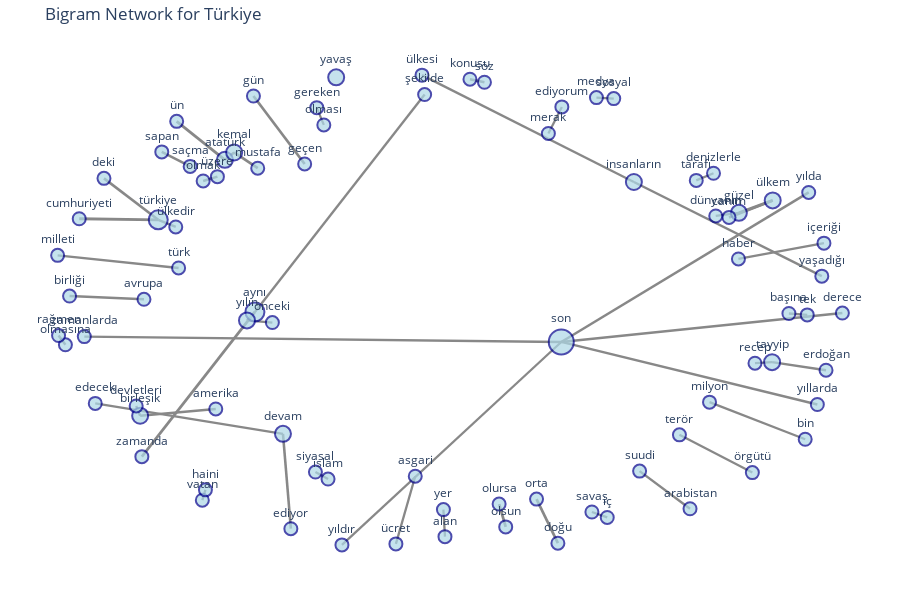

Notebook source saved alongside this figure:
### Code cell
# create the network visualization for Turkey only
plot_bigram_network(
    bigram_df=topic_bigrams.get('türkiye', pd.DataFrame(columns=['word1', 'word2', 'count'])),
    n_bigrams=50,
    title="Bigram Network for Türkiye"
)

### Figure 1 — Plotly figure (JSON) as saved in the notebook; plotly's stock layout.template omitted (floating-point values rounded to 4 significant figures)
{"data": [{"hoverinfo": "text", "line": {"color": "#888", "width": 2.892}, "mode": "lines", "showlegend": false, "text": "güzel → ülkem: 324", "type": "scatter", "x": [0.7465, 0.8293, null], "y": [0.3832, 0.4343, null]}, {"hoverinfo": "text", "line": {"color": "#888", "width": 2.845}, "mode": "lines", "showlegend": false, "text": "türkiye → cumhuriyeti: 295", "type": "scatter", "x": [-0.6761, -0.8697, null], "y": [0.3548, 0.359, null]}, {"hoverinfo": "text", "line": {"color": "#888", "width": 2.541}, "mode": "lines", "showlegend": false, "text": "türkiye → deki: 160", "type": "scatter", "x": [-0.6761, -0.8091, null], "y": [0.3548, 0.5245, null]}, {"hoverinfo": "text", "line": {"color": "#888", "width": 2.765}, "mode": "lines", "showlegend": false, "text": "atatürk → ün: 251", "type": "scatter", "x": [-0.5128, -0.631, null], "y": [0.6006, 0.7581, null]}, {"hoverinfo": "text", "line": {"color": "#888", "width": 2.742}, "mode": "lines", "showlegend": false, "text": "aynı → zamanda: 240", "type": "scatter", "x": [-0.4393, -0.7163, null], "y": [-0.02286, -0.6158, null]}, {"hoverinfo": "text", "line": {"color": "#888", "width": 2.336}, "mode": "lines", "showlegend": false, "text": "aynı → şekilde: 106", "type": "scatter", "x": [-0.4393, -0.02349, null], "y": [-0.02286, 0.868, null]}, {"hoverinfo": "text", "line": {"color": "#888", "width": 2.742}, "mode": "lines", "showlegend": false, "text": "olursa → olsun: 240", "type": "scatter", "x": [0.159, 0.1752, null], "y": [-0.8099, -0.9035, null]}, {"hoverinfo": "text", "line": {"color": "#888", "width": 2.715}, "mode": "lines", "showlegend": false, "text": "canım → ülkem: 227", "type": "scatter", "x": [0.7223, 0.8293, null], "y": [0.3646, 0.4343, null]}, {"hoverinfo": "text", "line": {"color": "#888", "width": 2.697}, "mode": "lines", "showlegend": false, "text": "mustafa → kemal: 219", "type": "scatter", "x": [-0.4324, -0.4901, null], "y": [0.566, 0.6308, null]}, {"hoverinfo": "text", "line": {"color": "#888", "width": 2.488}, "mode": "lines", "showlegend": false, "text": "kemal → atatürk: 144", "type": "scatter", "x": [-0.4901, -0.5128, null], "y": [0.6308, 0.6006, null]}, {"hoverinfo": "text", "line": {"color": "#888", "width": 2.695}, "mode": "lines", "showlegend": false, "text": "orta → doğu: 218", "type": "scatter", "x": [0.2507, 0.303, null], "y": [-0.7897, -0.9703, null]}, {"hoverinfo": "text", "line": {"color": "#888", "width": 2.69}, "mode": "lines", "showlegend": false, "text": "geçen → gün: 216", "type": "scatter", "x": [-0.3174, -0.4429, null], "y": [0.5836, 0.862, null]}, {"hoverinfo": "text", "line": {"color": "#888", "width": 2.58}, "mode": "lines", "showlegend": false, "text": "devam → ediyor: 173", "type": "scatter", "x": [-0.3705, -0.3512, null], "y": [-0.5224, -0.911, null]}, {"hoverinfo": "text", "line": {"color": "#888", "width": 2.282}, "mode": "lines", "showlegend": false, "text": "devam → edecek: 95", "type": "scatter", "x": [-0.3705, -0.8304, null], "y": [-0.5224, -0.3975, null]}, {"hoverinfo": "text", "line": {"color": "#888", "width": 2.562}, "mode": "lines", "showlegend": false, "text": "avrupa → birliği: 167", "type": "scatter", "x": [-0.7111, -0.8934, null], "y": [0.02901, 0.04228, null]}, {"hoverinfo": "text", "line": {"color": "#888", "width": 2.534}, "mode": "lines", "showlegend": false, "text": "olmak → üzere: 158", "type": "scatter", "x": [-0.5661, -0.5311, null], "y": [0.5139, 0.5316, null]}, {"hoverinfo": "text", "line": {"color": "#888", "width": 2.518}, "mode": "lines", "showlegend": false, "text": "son → yılda: 153", "type": "scatter", "x": [0.3113, 0.9175, null], "y": [-0.1459, 0.4668, null]}, {"hoverinfo": "text", "line": {"color": "#888", "width": 2.402}, "mode": "lines", "showlegend": false, "text": "son → derece: 121", "type": "scatter", "x": [0.3113, 1, null], "y": [-0.1459, -0.02734, null]}, {"hoverinfo": "text", "line": {"color": "#888", "width": 2.341}, "mode": "lines", "showlegend": false, "text": "son → yıllarda: 107", "type": "scatter", "x": [0.3113, 0.9387, null], "y": [-0.1459, -0.4021, null]}, {"hoverinfo": "text", "line": {"color": "#888", "width": 2.303}, "mode": "lines", "showlegend": false, "text": "son → zamanlarda: 99", "type": "scatter", "x": [0.3113, -0.8573, null], "y": [-0.1459, -0.1239, null]}, {"hoverinfo": "text", "line": {"color": "#888", "width": 2.261}, "mode": "lines", "showlegend": false, "text": "son → yıldır: 91", "type": "scatter", "x": [0.3113, -0.2261, null], "y": [-0.1459, -0.9772, null]}, {"hoverinfo": "text", "line": {"color": "#888", "width": 2.488}, "mode": "lines", "showlegend": false, "text": "söz → konusu: 144", "type": "scatter", "x": [0.1231, 0.08757, null], "y": [0.9184, 0.9308, null]}, {"hoverinfo": "text", "line": {"color": "#888", "width": 2.481}, "mode": "lines", "showlegend": false, "text": "olmasına → rağmen: 142", "type": "scatter", "x": [-0.9035, -0.9203, null], "y": [-0.1574, -0.1195, null]}, {"hoverinfo": "text", "line": {"color": "#888", "width": 2.478}, "mode": "lines", "showlegend": false, "text": "tayyip → erdoğan: 141", "type": "scatter", "x": [0.8278, 0.96, null], "y": [-0.2284, -0.2614, null]}, {"hoverinfo": "text", "line": {"color": "#888", "width": 2.471}, "mode": "lines", "showlegend": false, "text": "saçma → sapan: 139", "type": "scatter", "x": [-0.5979, -0.6675, null], "y": [0.5735, 0.6329, null]}, {"hoverinfo": "text", "line": {"color": "#888", "width": 2.456}, "mode": "lines", "showlegend": false, "text": "yavaş → yavaş: 135", "type": "scatter", "x": [-0.2402, -0.2402, null], "y": [0.9384, 0.9384, null]}, {"hoverinfo": "text", "line": {"color": "#888", "width": 2.438}, "mode": "lines", "showlegend": false, "text": "türk → milleti: 130", "type": "scatter", "x": [-0.6262, -0.9226, null], "y": [0.1573, 0.2091, null]}, {"hoverinfo": "text", "line": {"color": "#888", "width": 2.43}, "mode": "lines", "showlegend": false, "text": "suudi → arabistan: 128", "type": "scatter", "x": [0.5032, 0.6267, null], "y": [-0.6749, -0.8292, null]}, {"hoverinfo": "text", "line": {"color": "#888", "width": 2.422}, "mode": "lines", "showlegend": false, "text": "haber → içeriği: 126", "type": "scatter", "x": [0.7454, 0.9549, null], "y": [0.1944, 0.2591, null]}, {"hoverinfo": "text", "line": {"color": "#888", "width": 2.406}, "mode": "lines", "showlegend": false, "text": "birleşik → devletleri: 122", "type": "scatter", "x": [-0.7204, -0.7302, null], "y": [-0.448, -0.408, null]}, {"hoverinfo": "text", "line": {"color": "#888", "width": 2.406}, "mode": "lines", "showlegend": false, "text": "amerika → birleşik: 122", "type": "scatter", "x": [-0.5352, -0.7204, null], "y": [-0.4202, -0.448, null]}, {"hoverinfo": "text", "line": {"color": "#888", "width": 2.394}, "mode": "lines", "showlegend": false, "text": "insanların → yaşadığı: 119", "type": "scatter", "x": [0.4892, 0.9496, null], "y": [0.5096, 0.1238, null]}, {"hoverinfo": "text", "line": {"color": "#888", "width": 2.272}, "mode": "lines", "showlegend": false, "text": "insanların → ülkesi: 93", "type": "scatter", "x": [0.4892, -0.02991, null], "y": [0.5096, 0.9475, null]}, {"hoverinfo": "text", "line": {"color": "#888", "width": 2.355}, "mode": "lines", "showlegend": false, "text": "tek → başına: 110", "type": "scatter", "x": [0.9139, 0.869, null], "y": [-0.0349, -0.02916, null]}, {"hoverinfo": "text", "line": {"color": "#888", "width": 2.346}, "mode": "lines", "showlegend": false, "text": "ülkedir → türkiye: 108", "type": "scatter", "x": [-0.6332, -0.6761, null], "y": [0.3254, 0.3548, null]}, {"hoverinfo": "text", "line": {"color": "#888", "width": 2.346}, "mode": "lines", "showlegend": false, "text": "siyasal → islam: 108", "type": "scatter", "x": [-0.291, -0.2601, null], "y": [-0.6788, -0.7074, null]}, {"hoverinfo": "text", "line": {"color": "#888", "width": 2.332}, "mode": "lines", "showlegend": false, "text": "vatan → haini: 105", "type": "scatter", "x": [-0.5681, -0.5605, null], "y": [-0.7941, -0.7517, null]}, {"hoverinfo": "text", "line": {"color": "#888", "width": 2.327}, "mode": "lines", "showlegend": false, "text": "sosyal → medya: 104", "type": "scatter", "x": [0.4399, 0.3975, null], "y": [0.8513, 0.8554, null]}, {"hoverinfo": "text", "line": {"color": "#888", "width": 2.317}, "mode": "lines", "showlegend": false, "text": "önceki → yılın: 102", "type": "scatter", "x": [-0.3965, -0.4587, null], "y": [-0.06629, -0.05734, null]}, {"hoverinfo": "text", "line": {"color": "#888", "width": 2.303}, "mode": "lines", "showlegend": false, "text": "yılın → aynı: 99", "type": "scatter", "x": [-0.4587, -0.4393, null], "y": [-0.05734, -0.02286, null]}, {"hoverinfo": "text", "line": {"color": "#888", "width": 2.308}, "mode": "lines", "showlegend": false, "text": "asgari → ücret: 100", "type": "scatter", "x": [-0.04646, -0.09386, null], "y": [-0.6958, -0.9732, null]}, {"hoverinfo": "text", "line": {"color": "#888", "width": 2.287}, "mode": "lines", "showlegend": false, "text": "recep → tayyip: 96", "type": "scatter", "x": [0.7859, 0.8278, null], "y": [-0.2328, -0.2284, null]}, {"hoverinfo": "text", "line": {"color": "#888", "width": 2.287}, "mode": "lines", "showlegend": false, "text": "yer → alan: 96", "type": "scatter", "x": [0.02256, 0.02637, null], "y": [-0.8328, -0.9436, null]}, {"hoverinfo": "text", "line": {"color": "#888", "width": 2.277}, "mode": "lines", "showlegend": false, "text": "merak → ediyorum: 94", "type": "scatter", "x": [0.2797, 0.3127, null], "y": [0.7085, 0.8174, null]}, {"hoverinfo": "text", "line": {"color": "#888", "width": 2.261}, "mode": "lines", "showlegend": false, "text": "iç → savaş: 91", "type": "scatter", "x": [0.4239, 0.3864, null], "y": [-0.8647, -0.8425, null]}, {"hoverinfo": "text", "line": {"color": "#888", "width": 2.261}, "mode": "lines", "showlegend": false, "text": "dünyanın → güzel: 91", "type": "scatter", "x": [0.6898, 0.7465, null], "y": [0.3705, 0.3832, null]}, {"hoverinfo": "text", "line": {"color": "#888", "width": 2.255}, "mode": "lines", "showlegend": false, "text": "terör → örgütü: 90", "type": "scatter", "x": [0.6008, 0.7795, null], "y": [-0.5265, -0.6811, null]}, {"hoverinfo": "text", "line": {"color": "#888", "width": 2.25}, "mode": "lines", "showlegend": false, "text": "milyon → bin: 89", "type": "scatter", "x": [0.6745, 0.9089, null], "y": [-0.3923, -0.5444, null]}, {"hoverinfo": "text", "line": {"color": "#888", "width": 2.239}, "mode": "lines", "showlegend": false, "text": "olması → gereken: 87", "type": "scatter", "x": [-0.2704, -0.2877, null], "y": [0.7434, 0.8142, null]}, {"hoverinfo": "text", "line": {"color": "#888", "width": 2.227}, "mode": "lines", "showlegend": false, "text": "tarafı → denizlerle: 85", "type": "scatter", "x": [0.642, 0.6843, null], "y": [0.5163, 0.5454, null]}, {"hoverinfo": "text", "hovertext": ["güzel<br>Connections: 2", "ülkem<br>Connections: 2", "türkiye<br>Connections: 3", "cumhuriyeti<br>Connections: 1", "atatürk<br>Connections: 2", "ün<br>Connections: 1", "aynı<br>Connections: 3", "zamanda<br>Connections: 1", "olursa<br>Connections: 1", "olsun<br>Connections: 1", "canım<br>Connections: 1", "mustafa<br>Connections: 1", "kemal<br>Connections: 2", "orta<br>Connections: 1", "doğu<br>Connections: 1", "geçen<br>Connections: 1", "gün<br>Connections: 1", "devam<br>Connections: 2", "ediyor<br>Connections: 1", "avrupa<br>Connections: 1", "birliği<br>Connections: 1", "deki<br>Connections: 1", "olmak<br>Connections: 1", "üzere<br>Connections: 1", "son<br>Connections: 5", "yılda<br>Connections: 1", "söz<br>Connections: 1", "konusu<br>Connections: 1", "olmasına<br>Connections: 1", "rağmen<br>Connections: 1", "tayyip<br>Connections: 2", "erdoğan<br>Connections: 1", "saçma<br>Connections: 1", "sapan<br>Connections: 1", "yavaş<br>Connections: 2", "türk<br>Connections: 1", "milleti<br>Connections: 1", "suudi<br>Connections: 1", "arabistan<br>Connections: 1", "haber<br>Connections: 1", "içeriği<br>Connections: 1", "birleşik<br>Connections: 2", "devletleri<br>Connections: 1", "amerika<br>Connections: 1", "derece<br>Connections: 1", "insanların<br>Connections: 2", "yaşadığı<br>Connections: 1", "tek<br>Connections: 1", "başına<br>Connections: 1", "ülkedir<br>Connections: 1", "siyasal<br>Connections: 1", "islam<br>Connections: 1", "yıllarda<br>Connections: 1", "şekilde<br>Connections: 1", "vatan<br>Connections: 1", "haini<br>Connections: 1", "sosyal<br>Connections: 1", "medya<br>Connections: 1", "önceki<br>Connections: 1", "yılın<br>Connections: 2", "asgari<br>Connections: 1", "ücret<br>Connections: 1", "zamanlarda<br>Connections: 1", "recep<br>Connections: 1", "yer<br>Connections: 1", "alan<br>Connections: 1", "edecek<br>Connections: 1", "merak<br>Connections: 1", "ediyorum<br>Connections: 1", "ülkesi<br>Connections: 1", "iç<br>Connections: 1", "savaş<br>Connections: 1", "yıldır<br>Connections: 1", "dünyanın<br>Connections: 1", "terör<br>Connections: 1", "örgütü<br>Connections: 1", "milyon<br>Connections: 1", "bin<br>Connections: 1", "olması<br>Connections: 1", "gereken<br>Connections: 1", "tarafı<br>Connections: 1", "denizlerle<br>Connections: 1"], "marker": {"color": "lightblue", "line": {"color": "darkblue", "width": 2}, "size": [16, 16, 19, 13, 16, 13, 19, 13, 13, 13, 13, 13, 16, 13, 13, 13, 13, 16, 13, 13, 13, 13, 13, 13, 25, 13, 13, 13, 13, 13, 16, 13, 13, 13, 16, 13, 13, 13, 13, 13, 13, 16, 13, 13, 13, 16, 13, 13, 13, 13, 13, 13, 13, 13, 13, 13, 13, 13, 13, 16, 13, 13, 13, 13, 13, 13, 13, 13, 13, 13, 13, 13, 13, 13, 13, 13, 13, 13, 13, 13, 13, 13]}, "mode": "markers+text", "showlegend": false, "text": ["güzel", "ülkem", "türkiye", "cumhuriyeti", "atatürk", "ün", "aynı", "zamanda", "olursa", "olsun", "canım", "mustafa", "kemal", "orta", "doğu", "geçen", "gün", "devam", "ediyor", "avrupa", "birliği", "deki", "olmak", "üzere", "son", "yılda", "söz", "konusu", "olmasına", "rağmen", "tayyip", "erdoğan", "saçma", "sapan", "yavaş", "türk", "milleti", "suudi", "arabistan", "haber", "içeriği", "birleşik", "devletleri", "amerika", "derece", "insanların", "yaşadığı", "tek", "başına", "ülkedir", "siyasal", "islam", "yıllarda", "şekilde", "vatan", "haini", "sosyal", "medya", "önceki", "yılın", "asgari", "ücret", "zamanlarda", "recep", "yer", "alan", "edecek", "merak", "ediyorum", "ülkesi", "iç", "savaş", "yıldır", "dünyanın", "terör", "örgütü", "milyon", "bin", "olması", "gereken", "tarafı", "denizlerle"], "textposition": "top center", "type": "scatter", "x": [0.7465, 0.8293, -0.6761, -0.8697, -0.5128, -0.631, -0.4393, -0.7163, 0.159, 0.1752, 0.7223, -0.4324, -0.4901, 0.2507, 0.303, -0.3174, -0.4429, -0.3705, -0.3512, -0.7111, -0.8934, -0.8091, -0.5661, -0.5311, 0.3113, 0.9175, 0.1231, 0.08757, -0.9035, -0.9203, 0.8278, 0.96, -0.5979, -0.6675, -0.2402, -0.6262, -0.9226, 0.5032, 0.6267, 0.7454, 0.9549, -0.7204, -0.7302, -0.5352, 1, 0.4892, 0.9496, 0.9139, 0.869, -0.6332, -0.291, -0.2601, 0.9387, -0.02349, -0.5681, -0.5605, 0.4399, 0.3975, -0.3965, -0.4587, -0.04646, -0.09386, -0.8573, 0.7859, 0.02256, 0.02637, -0.8304, 0.2797, 0.3127, -0.02991, 0.4239, 0.3864, -0.2261, 0.6898, 0.6008, 0.7795, 0.6745, 0.9089, -0.2704, -0.2877, 0.642, 0.6843], "y": [0.3832, 0.4343, 0.3548, 0.359, 0.6006, 0.7581, -0.02286, -0.6158, -0.8099, -0.9035, 0.3646, 0.566, 0.6308, -0.7897, -0.9703, 0.5836, 0.862, -0.5224, -0.911, 0.02901, 0.04228, 0.5245, 0.5139, 0.5316, -0.1459, 0.4668, 0.9184, 0.9308, -0.1574, -0.1195, -0.2284, -0.2614, 0.5735, 0.6329, 0.9384, 0.1573, 0.2091, -0.6749, -0.8292, 0.1944, 0.2591, -0.448, -0.408, -0.4202, -0.02734, 0.5096, 0.1238, -0.0349, -0.02916, 0.3254, -0.6788, -0.7074, -0.4021, 0.868, -0.7941, -0.7517, 0.8513, 0.8554, -0.06629, -0.05734, -0.6958, -0.9732, -0.1239, -0.2328, -0.8328, -0.9436, -0.3975, 0.7085, 0.8174, 0.9475, -0.8647, -0.8425, -0.9772, 0.3705, -0.5265, -0.6811, -0.3923, -0.5444, 0.7434, 0.8142, 0.5163, 0.5454]}], "layout": {"height": 600, "hovermode": "closest", "margin": {"b": 20, "l": 5, "r": 5, "t": 40}, "plot_bgcolor": "white", "showlegend": false, "title": {"text": "Bigram Network for Türkiye"}, "xaxis": {"showgrid": false, "showticklabels": false, "zeroline": false}, "yaxis": {"showgrid": false, "showticklabels": false, "zeroline": false}}}
